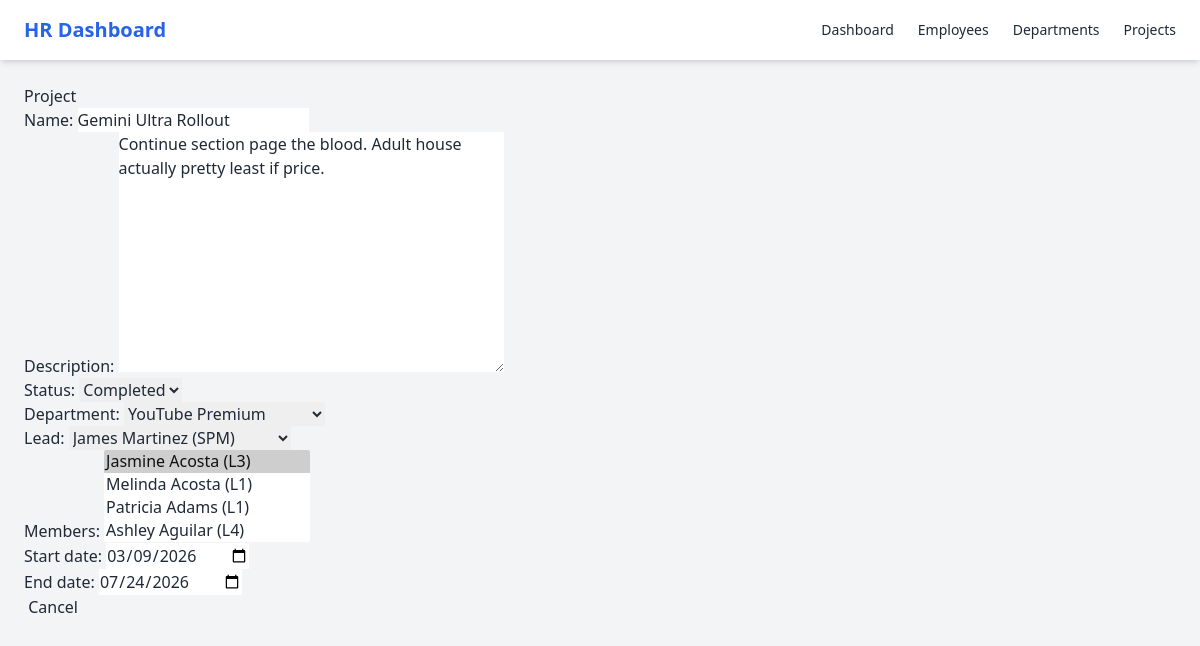
The app's page /projects/2/update/ with its own data.
### hrms/models.py (models this page shows, shortened)
class Project(models.Model):
    name = models.CharField(max_length=200)
    description = models.TextField(blank=True)
    status = models.CharField(
        max_length=6,
        choices=ProjectStatus.choices,
        default=ProjectStatus.PLANNING,
    )
    department = models.ForeignKey(
        Department,
        null=True,
        blank=True,
        on_delete=models.SET_NULL,
        related_name="projects",
    )
    lead = models.ForeignKey(
        Employee,
        null=True,
        blank=True,
        on_delete=models.SET_NULL,
        related_name="led_projects",
    )
    members = models.ManyToManyField(
        Employee,
        blank=True,
        related_name="projects",
    )
    start_date = models.DateField(null=True, blank=True)
    end_date = models.DateField(null=True, blank=True)
    created_at = models.DateTimeField(auto_now_add=True)
    updated_at = models.DateTimeField(auto_now=True)
    class Meta:
        ordering = ["name"]

class Department(models.Model):
    name = models.CharField(max_length=200, unique=True)
    description = models.TextField(blank=True)
    parent = models.ForeignKey(
        "self",
        null=True,
        blank=True,
        on_delete=models.SET_NULL,
        related_name="sub_departments",
    )
    created_at = models.DateTimeField(auto_now_add=True)
    def __str__(self):
        return self.name
    class Meta:
        ordering = ["name"]

### hrms/views.py (the view)
# urls.py: path("projects/<int:pk>/update/",    views.ProjectUpdateView.as_view(), name="project_update"),
class ProjectUpdateView(UpdateView):
    model = Project
    form_class = ProjectForm
    template_name = "hrms/projects/project_form.html"

### hrms/forms.py
class ProjectForm(forms.ModelForm):
    class Meta:
        model = Project
        fields = [
            "name", "description", "status",
            "department", "lead", "members",
            "start_date", "end_date",
        ]
        widgets = {
            "start_date": forms.DateInput(attrs={"type": "date"}),
            "end_date":   forms.DateInput(attrs={"type": "date"}),
            "members":    forms.SelectMultiple(),
        }

### hrms/models.py (called while the page is built)
    def __str__(self):
        return f"{self.first_name} {self.last_name} ({self.level})"

### hrms/templates/hrms/projects/project_form.html (shortened to what this page needs)
{% extends "hrms/base.html" %}
{% block content %}
<h1>{{ action }} Project</h1>
<form
  hx-post="{% if object %}{% url 'hrms:project_update' object.pk %}{% else %}{% url 'hrms:project_create' %}{% endif %}"
  hx-target="#form-result"
  hx-swap="innerHTML"
>
  {{ form.as_p }}
  <a href="{% url 'hrms:project_list' %}">Cancel</a>
</form>
{% endblock %}

### records on screen
Project: name "Gemini Ultra Rollout", description "Continue section page the blood. Adult house actually pretty least if price.", status "Completed", department "YouTube Premium", lead "James Martinez (SPM)", start_date "03/09/2026", end_date "07/24/2026"
